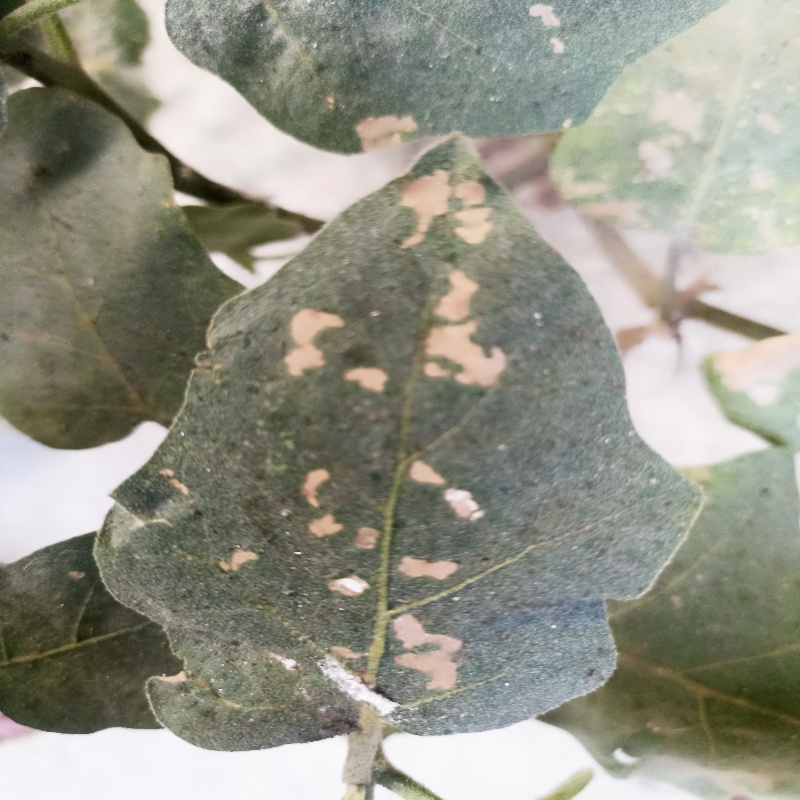
#> input picture crop-disease-detection/src/dataset/diseased/46.jpg, 800 x 800 px, given as the content of the folder dataset/healthy, which was not available
$ python predict_images.py
#> lines starting #> are read from the running program, lines starting #| are printed output that depends on the picture; after the words box and inside, x2 and y2 are one past the last pixel; in counts of white or black regions, pixels touching at a corner belong together; pictures that were not available may be replaced by others from this repository, and a replacement may not be noted
import cv2
import numpy as np
import os
from sklearn.model_selection import train_test_split
from sklearn.svm import SVC
from sklearn.neighbors import KNeighborsClassifier
from sklearn.metrics import classification_report, accuracy_score

def extract_color_features(image_path):
    image = cv2.imread(image_path)

    if image is None:
        print("Image is not load!")
        return None

    avg_color_per_row = np.average(image, axis = 0) #her bir sütun ortları
    avg_color = np.average(avg_color_per_row, axis = 0) # ortların otalaması

    return avg_color

def extract_shape_features(image_path):
    image = cv2.imread(image_path)

    if image is None:
        print("Image is not load!")
        return None

    gray_img = cv2.cvtColor(image, cv2.COLOR_BGR2GRAY)
    edges = cv2.Canny(gray_img, 100, 200)

    contours, _ = cv2.findContours(edges, cv2.RETR_EXTERNAL, cv2.CHAIN_APPROX_SIMPLE)

    if len(contours) == 0:
        return None

    cnt = max(contours, key=cv2.contourArea)

    area = cv2.contourArea(cnt)
    perimeter = cv2.arcLength(cnt, True)
    approx = cv2.approxPolyDP(cnt, 0.04 * perimeter, True)
    vertex_count = len(approx)

    return [area, perimeter, vertex_count]

def load_dataset(base_path):
    X = []
    y = []

    for label in ["healthy", "diseased"]:
        folder = os.path.join(base_path,label)
        for filename in os.listdir(folder):
            image_path = os.path.join(folder, filename)

            color_features = extract_color_features(image_path)
#> in extract_color_features, image is the input picture: shape (800, 800, 3); mean B, G, R 134.4, 147.5, 147.5
#> in extract_color_features, `avg_color_per_row = np.average(image, axis = 0)`: avg_color_per_row = 800 rows, first 8: [121.3, 133.9, 135.5], [121.3, 134.1, 135.6], [121.5, 134.2, 135.7], [121.8, 134.7, 136.1], [122.4, 135.3, 136.7], [122.1, 135.2, 136.5], [121.8, 134.7, 136.1], [121.8, 135, 136.2]
#> in extract_color_features, `avg_color = np.average(avg_color_per_row, axis = 0)`: avg_color = [134.4, 147.5, 147.5]
#> color_features = [134.4, 147.5, 147.5]
            shape_features = extract_shape_features(image_path)
#> in extract_shape_features, `edges = cv2.Canny(gray_img, 100, 200)`:
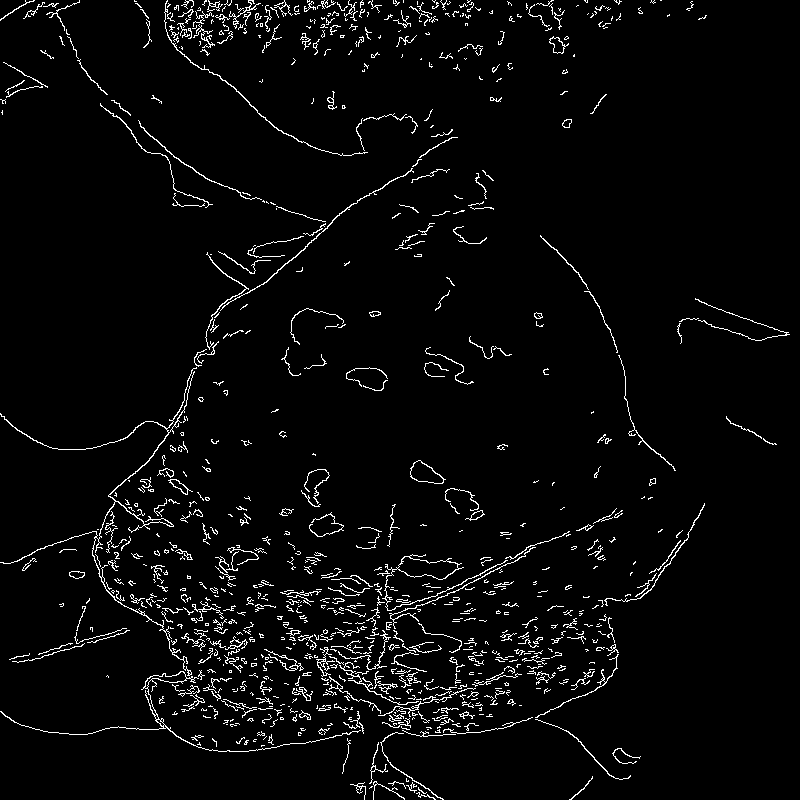
#> edges: shape (800, 800); 3.6% white in thin lines or dots
#> in extract_shape_features, `contours, _ = cv2.findContours(edges, cv2.RETR_EXTERNAL, cv2.CHAIN_APP..`: contours = 865 contours, 806 with area under 20; largest, box (x1, y1, x2, y2) and area: (382, 554, 508, 611) 925, (410, 460, 446, 484) 470, (0, 671, 361, 752) 368, (0, 367, 197, 676) 318, (549, 36, 569, 54) 154
#> in extract_shape_features, `cnt = max(contours, key=cv2.contourArea)`: cnt = contour of 376 points, box (x1, y1, x2, y2) (382, 554, 508, 611), area 925
#> in extract_shape_features, `area = cv2.contourArea(cnt)`: area = 925
#> in extract_shape_features, `perimeter = cv2.arcLength(cnt, True)`: perimeter = 703.9
#> in extract_shape_features, `approx = cv2.approxPolyDP(cnt, 0.04 * perimeter, True)`: approx = [[382, 598], [507, 560], [388, 610], [393, 569], [463, 567], [404, 556]]
#> in extract_shape_features, `vertex_count = len(approx)`: vertex_count = 6
#> shape_features = [925, 703.9, 6]

            if color_features is not None and shape_features is not None:
                combined_features = np.concatenate([color_features, shape_features])
#> combined_features = [134.4, 147.5, 147.5, 925, 703.9, 6]
                X.append(combined_features)
                y.append(0 if label == "healthy" else 1)

    return np.array(X), np.array(y)

X, y = load_dataset("dataset")
X_train, X_test, y_train, y_test = train_test_split(X, y, test_size=0.2, random_state=42)


svm_model = SVC()
svm_model.fit(X_train, y_train)

knn_model = KNeighborsClassifier(n_neighbors = 3)
knn_model.fit(X_train, y_train)

def predict_image(path_image, model):
    color_features = extract_color_features(path_image)
    shape_features = extract_shape_features(path_image)

    if color_features is None or shape_features is None:
        print("Could not extract feature from image!")
        return None

    combined_features = np.concatenate([color_features, shape_features]).reshape(1,-1)

    prediction = model.predict(combined_features)

    if prediction[0] == 0:
        print("Prediction: Healthy Leaf!")
    else:
        print("Prediction: Diseased Leaf!")

path_image = "healthy_leaf.webp"

print("SVM Model Prediction for healthy leaf:")
predict_image(path_image, svm_model)
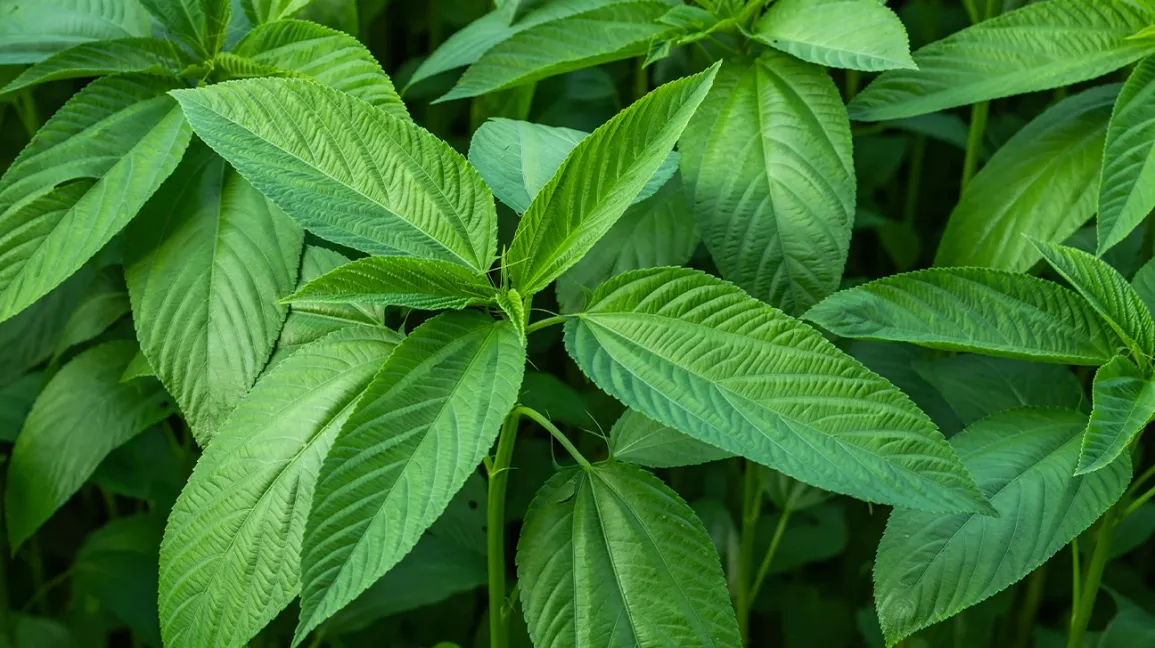
#> input picture crop-disease-detection/src/healthy_leaf.webp, 1155 x 648 px
#> in extract_color_features, image is the input picture: shape (648, 1155, 3); mean B, G, R 47.4, 121, 61.3
#> in extract_color_features (call 6), `avg_color_per_row = np.average(image, axis = 0)`: avg_color_per_row = 1155 rows, first 8: [28.74, 85.19, 39.59], [28.54, 84.74, 39.19], [29.16, 84.98, 39.44], [29.35, 84.69, 39.21], [29.59, 84.72, 39.44], [29.56, 85.14, 39.57], [29.48, 85.8, 39.68], [29.58, 86.27, 39.75]
#> in extract_color_features (call 6), `avg_color = np.average(avg_color_per_row, axis = 0)`: avg_color = [47.39, 121, 61.32]
#> in extract_shape_features (call 6), `gray_img = cv2.cvtColor(image, cv2.COLOR_BGR2GRAY)`:
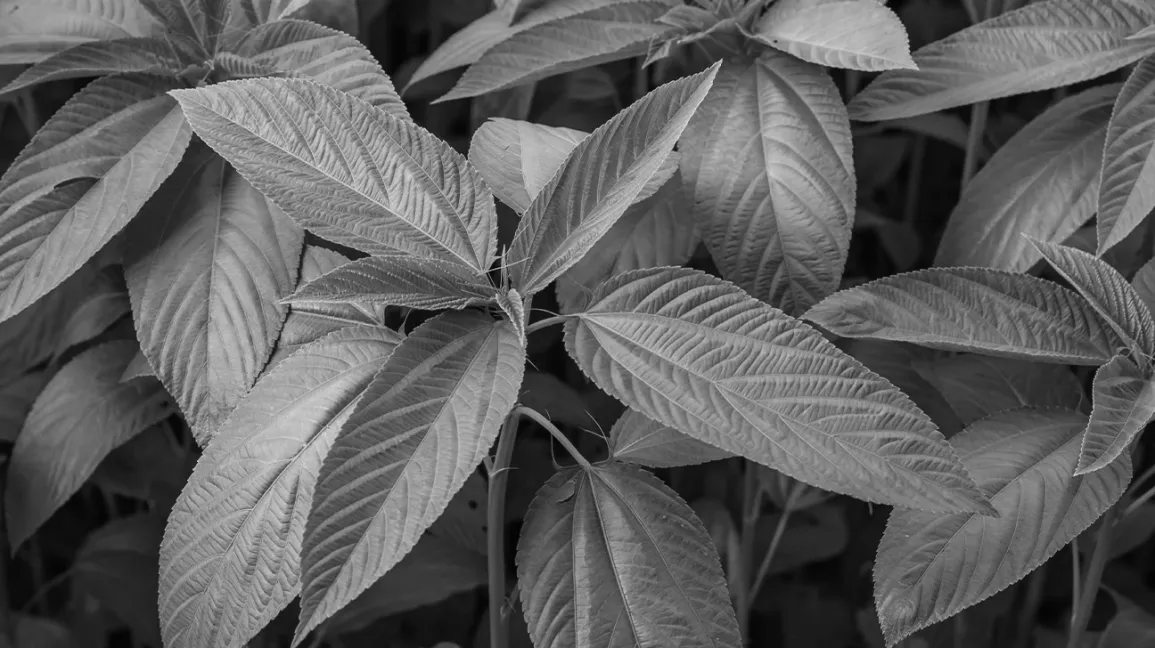
#> gray_img: shape (648, 1155); min 1, max 222, mean 94.7
#> in extract_shape_features (call 6), `edges = cv2.Canny(gray_img, 100, 200)`:
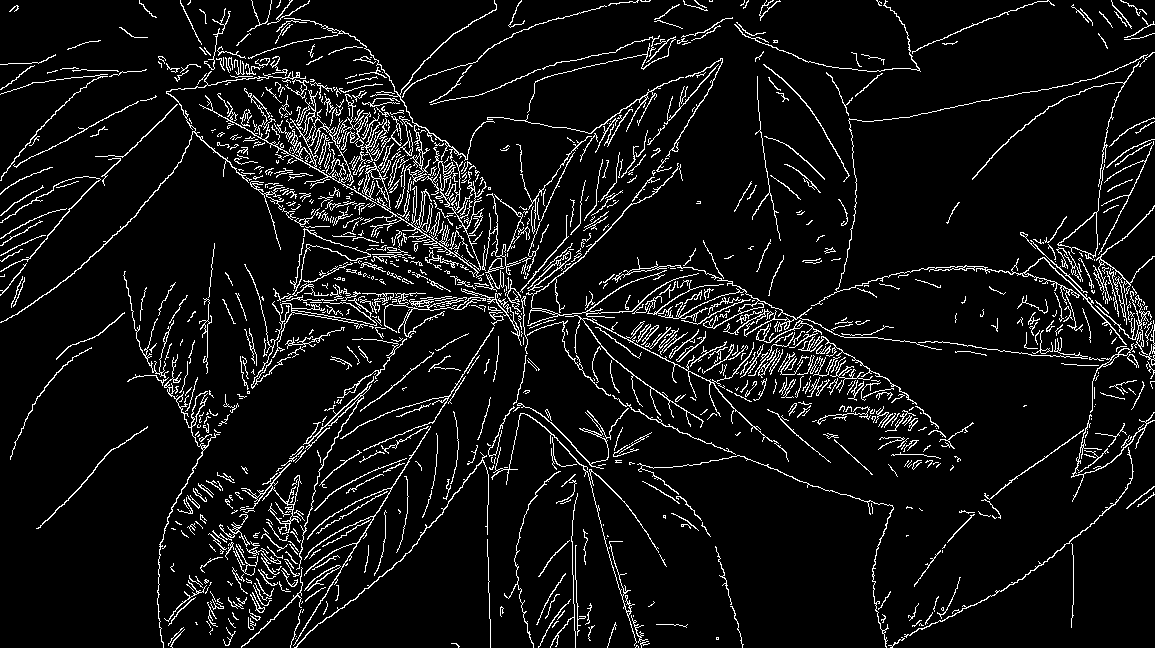
#> edges: shape (648, 1155); 7.3% white in thin lines or dots
#> in extract_shape_features (call 6), `contours, _ = cv2.findContours(edges, cv2.RETR_EXTERNAL, cv2.CHAIN_APP..`: contours = 1097 contours, 964 with area under 20; largest, box (x1, y1, x2, y2) and area: (199, 90, 484, 278) 1210, (1057, 164, 1105, 260) 834, (248, 0, 497, 185) 340, (296, 376, 374, 570) 316, (811, 54, 1148, 345) 310
#> in extract_shape_features (call 6), `cnt = max(contours, key=cv2.contourArea)`: cnt = contour of 2018 points, box (x1, y1, x2, y2) (199, 90, 484, 278), area 1210
#> in extract_shape_features (call 6), `area = cv2.contourArea(cnt)`: area = 1209.5
#> in extract_shape_features (call 6), `perimeter = cv2.arcLength(cnt, True)`: perimeter = 3667.5
#> in extract_shape_features (call 6), `approx = cv2.approxPolyDP(cnt, 0.04 * perimeter, True)`: approx = [[199, 104], [483, 274]]
#> in extract_shape_features (call 6), `vertex_count = len(approx)`: vertex_count = 2
#> in predict_image, `shape_features = extract_shape_features(path_image)`: shape_features = [1209.5, 3667.5, 2]
#> in predict_image, `combined_features = np.concatenate([color_features, shape_features]).r..`: combined_features = [[47.39, 121, 61.32, 1209.5, 3667.5, 2]]
#> in predict_image, `prediction = model.predict(combined_features)`: prediction = [1]

print("\nKNN Model Prediction for healthy leaf:")
predict_image(path_image, knn_model)


path_image2 = "diseased_leaf.jpg"

print("\nSVM Model Prediction for diseased leaf:")
predict_image(path_image2, svm_model)
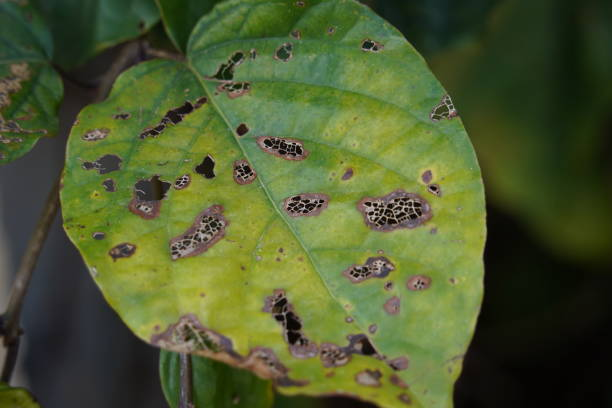
#> input picture crop-disease-detection/src/diseased_leaf.jpg, 612 x 408 px
#> in extract_color_features, image is the input picture: shape (408, 612, 3); mean B, G, R 46.9, 89.7, 77.2
#> in extract_color_features (call 8), `avg_color_per_row = np.average(image, axis = 0)`: avg_color_per_row = 612 rows, first 8: [68.19, 82.38, 79.41], [66.59, 80.82, 77.83], [64.1, 78.83, 75.28], [61.88, 76.72, 73.12], [59.41, 74.84, 70.48], [56.86, 72.22, 67.83], [54.18, 69.74, 64.63], [52.99, 67.89, 62.83]
#> in extract_color_features (call 8), `avg_color = np.average(avg_color_per_row, axis = 0)`: avg_color = [46.94, 89.72, 77.19]
#> in extract_shape_features (call 8), `gray_img = cv2.cvtColor(image, cv2.COLOR_BGR2GRAY)`:
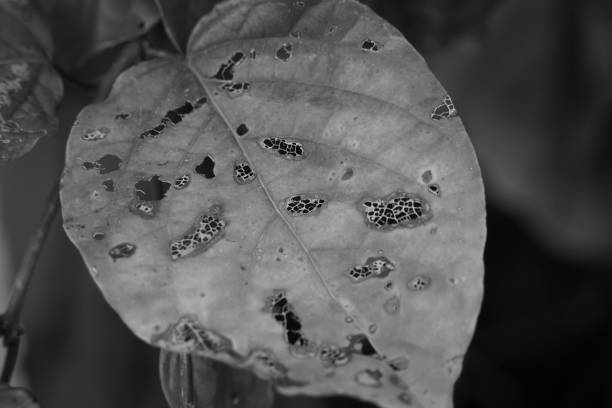
#> gray_img: shape (408, 612); min 1, max 204, mean 81.1
#> in extract_shape_features (call 8), `edges = cv2.Canny(gray_img, 100, 200)`:
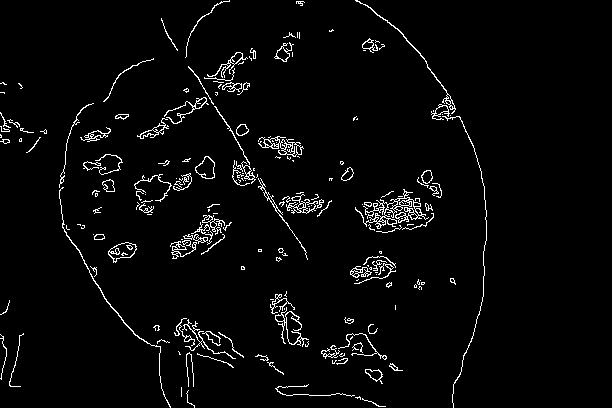
#> edges: shape (408, 612); 3.3% white in thin lines or dots, all inside (x1, y1, x2, y2) = (0, 0, 487, 408)
#> in extract_shape_features (call 8), `contours, _ = cv2.findContours(edges, cv2.RETR_EXTERNAL, cv2.CHAIN_APP..`: contours = 196 contours, 148 with area under 20; largest, box (x1, y1, x2, y2) and area: (355, 189, 429, 229) 634, (258, 136, 304, 157) 338, (108, 242, 137, 263) 338, (195, 156, 215, 179) 290, (286, 194, 318, 214) 202
#> in extract_shape_features (call 8), `cnt = max(contours, key=cv2.contourArea)`: cnt = contour of 412 points, box (x1, y1, x2, y2) (355, 189, 429, 229), area 634
#> in extract_shape_features (call 8), `area = cv2.contourArea(cnt)`: area = 634.5
#> in extract_shape_features (call 8), `perimeter = cv2.arcLength(cnt, True)`: perimeter = 735
#> in extract_shape_features (call 8), `approx = cv2.approxPolyDP(cnt, 0.04 * perimeter, True)`: approx = [[428, 217], [355, 207]]

print("\nKNN Model Prediction for diseased leaf:")
predict_image(path_image2, knn_model)
